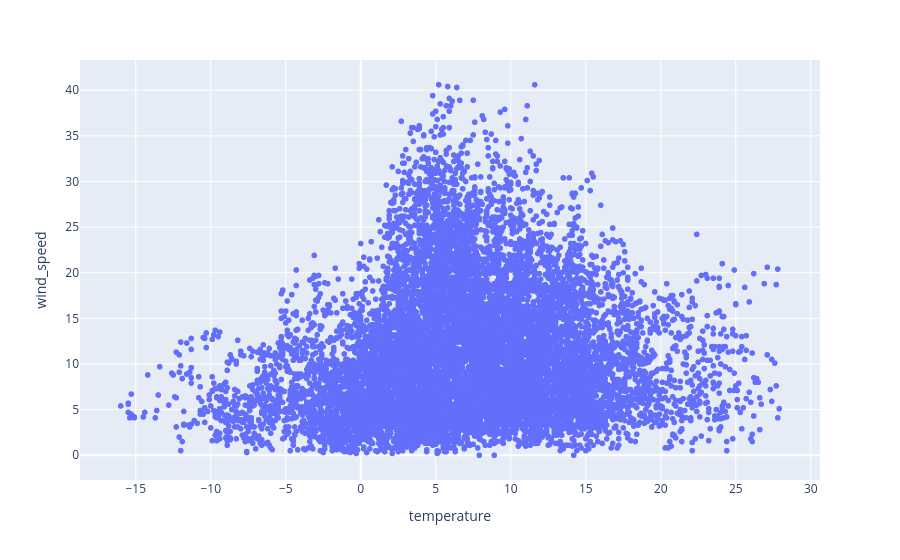

Notebook source saved alongside this figure:
### Code cell
# visualiserer temperatur og vindfart via scatter
fig = px.scatter(weather_df, "temperature", "wind_speed")
fig.show()

### Figure 1 — Plotly figure (JSON) as saved in the notebook; plotly's stock layout.template omitted (floating-point values rounded to 4 significant figures; data arrays with more than 128 entries replaced by an {"elided": "..."} marker saying what was removed)
{"data": [{"hovertemplate": "temperature=%{x}<br>wind_speed=%{y}<extra></extra>", "legendgroup": "", "marker": {"color": "#636efa", "symbol": "circle"}, "mode": "markers", "name": "", "showlegend": false, "type": "scattergl", "x": {"elided": "11707 float values"}, "xaxis": "x", "y": {"elided": "11707 float values"}, "yaxis": "y"}], "layout": {"legend": {"tracegroupgap": 0}, "margin": {"t": 60}, "xaxis": {"anchor": "y", "domain": [0, 1], "title": {"text": "temperature"}}, "yaxis": {"anchor": "x", "domain": [0, 1], "title": {"text": "wind_speed"}}}}
